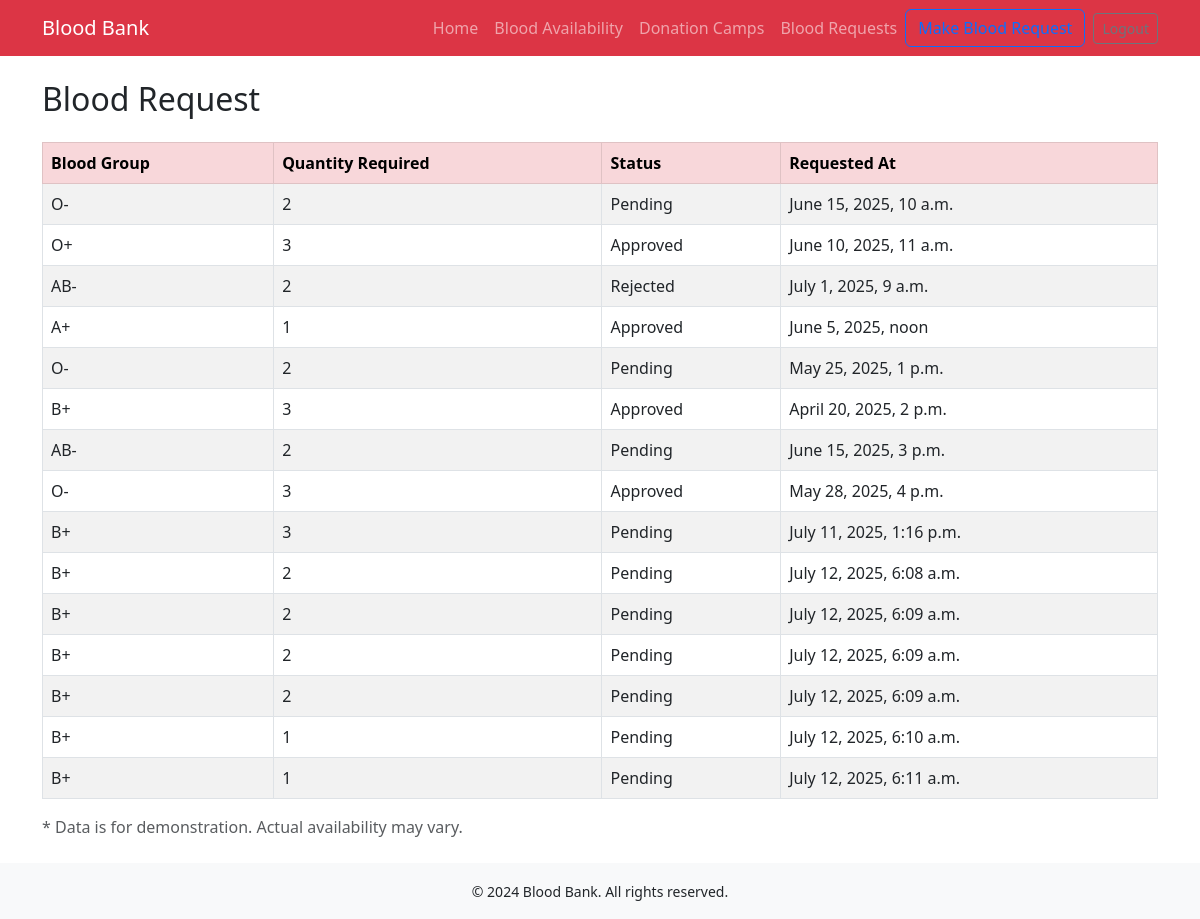
The app's page /blood_request_list/ (signed in) with its own data.
### blood_bank_main/models.py (models this page shows, shortened)
class BloodRequest(models.Model):
    receiver = models.ForeignKey(Person, on_delete=models.CASCADE, null=True)
    hospital = models.ForeignKey(Hospital, on_delete=models.CASCADE, null=True)
    phone_number = models.CharField(max_length=15, null=True)
    blood_group_required = models.CharField(max_length=5, null=False)
    quantity_required = models.PositiveIntegerField(null=False)
    request_date = models.DateField(auto_now_add=True)
    status = models.CharField(max_length=20, choices=[("Pending", "Pending"), ("Approved", "Approved"), ("Rejected", "Rejected")], default="Pending")
    created_at = models.DateTimeField(auto_now_add=True)

### blood_bank_main/views.py (the view)
# urls.py: path('blood_request_list/', BloodRequestListView.as_view(), name='blood_request_list'),
class BloodRequestListView(ListView):
    model = BloodRequest
    template_name = 'blood_request_list.html'
    context_object_name = 'blood_requests_list'

### templates/blood_request_list.html (shortened to what this page needs)
{% extends 'base.html' %}
{% block content %}
<h2 class="mb-4">Blood Request</h2>
<table class="table table-bordered table-striped">
    <thead class="table-danger">
        <tr>
            <th>Blood Group</th>
            <th>Quantity Required</th>
            <th>Status</th>
            <th>Requested At</th>
        </tr>
    </thead>
    <tbody>
        {% for blood_request in blood_requests_list %}
        <tr>
            <td>{{ blood_request.blood_group_required }}</td>
            <td>{{ blood_request.quantity_required }}</td>
            <td>{{ blood_request.status }}</td>
            <td>{{ blood_request.created_at }}</td>
        </tr>
        {% endfor %}
    </tbody>
</table>
<p class="text-muted">* Data is for demonstration. Actual availability may vary.</p>
{% endblock %}

### records on screen
BloodRequest: blood_group_required "O-", quantity_required "2", status "Pending", created_at "June 15, 2025, 10 a.m."
BloodRequest: blood_group_required "O+", quantity_required "3", status "Approved", created_at "June 10, 2025, 11 a.m."
BloodRequest: blood_group_required "AB-", quantity_required "2", status "Rejected", created_at "July 1, 2025, 9 a.m."
BloodRequest: blood_group_required "A+", quantity_required "1", status "Approved", created_at "June 5, 2025, noon"
BloodRequest: blood_group_required "O-", quantity_required "2", status "Pending", created_at "May 25, 2025, 1 p.m."
BloodRequest: blood_group_required "B+", quantity_required "3", status "Approved", created_at "April 20, 2025, 2 p.m."
BloodRequest: blood_group_required "AB-", quantity_required "2", status "Pending", created_at "June 15, 2025, 3 p.m."
BloodRequest: blood_group_required "O-", quantity_required "3", status "Approved", created_at "May 28, 2025, 4 p.m."
BloodRequest: blood_group_required "B+", quantity_required "3", status "Pending", created_at "July 11, 2025, 1:16 p.m."
BloodRequest: blood_group_required "B+", quantity_required "2", status "Pending", created_at "July 12, 2025, 6:08 a.m."
BloodRequest: blood_group_required "B+", quantity_required "2", status "Pending", created_at "July 12, 2025, 6:09 a.m."
BloodRequest: blood_group_required "B+", quantity_required "2", status "Pending", created_at "July 12, 2025, 6:09 a.m."
BloodRequest: blood_group_required "B+", quantity_required "2", status "Pending", created_at "July 12, 2025, 6:09 a.m."
BloodRequest: blood_group_required "B+", quantity_required "1", status "Pending", created_at "July 12, 2025, 6:10 a.m."
BloodRequest: blood_group_required "B+", quantity_required "1", status "Pending", created_at "July 12, 2025, 6:11 a.m."

### other values on screen
{{ year|default:2024 }} "2024"
